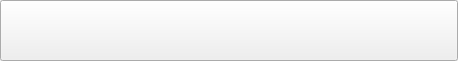
<?xml version="1.0" encoding="UTF-8"?>
<ui version="4.0">
 <class>PLSLaboratoryItem</class>
 <widget class="QPushButton" name="PLSLaboratoryItem">
  <property name="geometry">
   <rect>
    <x>0</x>
    <y>0</y>
    <width>458</width>
    <height>61</height>
   </rect>
  </property>
  <property name="windowTitle">
   <string>Frame</string>
  </property>
  <property name="checkable">
   <bool>true</bool>
  </property>
  <property name="autoExclusive">
   <bool>true</bool>
  </property>
  <layout class="QHBoxLayout" name="horizontalLayout">
   <property name="spacing">
    <number>0</number>
   </property>
   <property name="leftMargin">
    <number>0</number>
   </property>
   <property name="topMargin">
    <number>0</number>
   </property>
   <property name="rightMargin">
    <number>0</number>
   </property>
   <property name="bottomMargin">
    <number>0</number>
   </property>
   <item>
    <widget class="QLabel" name="label_text">
     <property name="text">
      <string/>
     </property>
     <property name="wordWrap">
      <bool>true</bool>
     </property>
    </widget>
   </item>
  </layout>
 </widget>
 <resources/>
 <connections/>
</ui>
